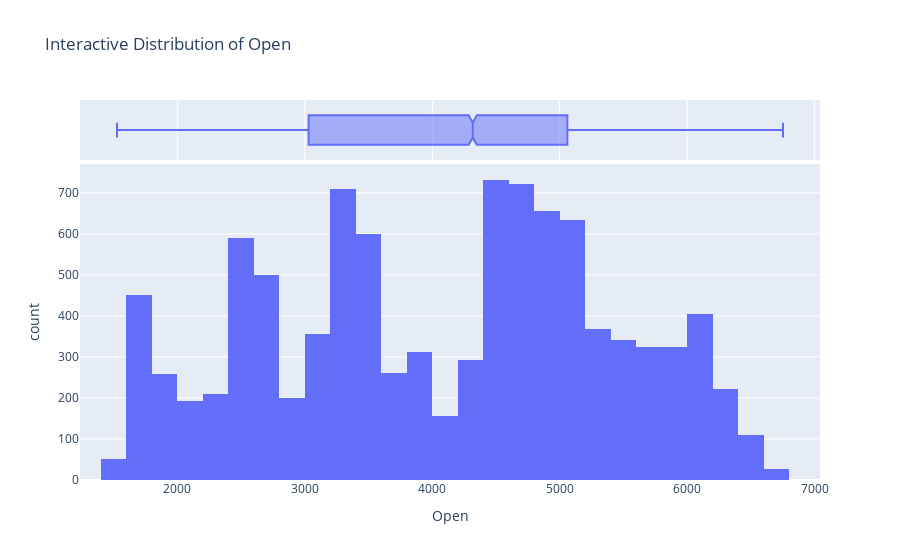
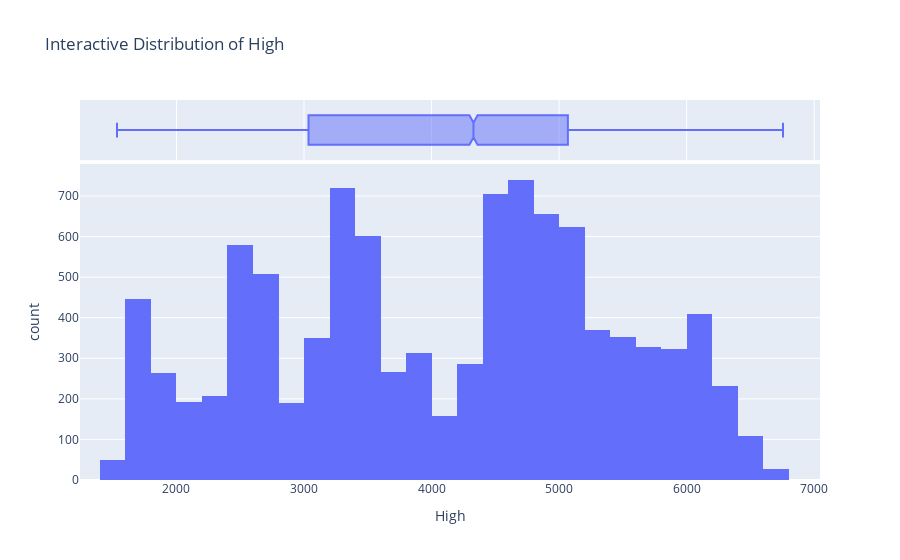
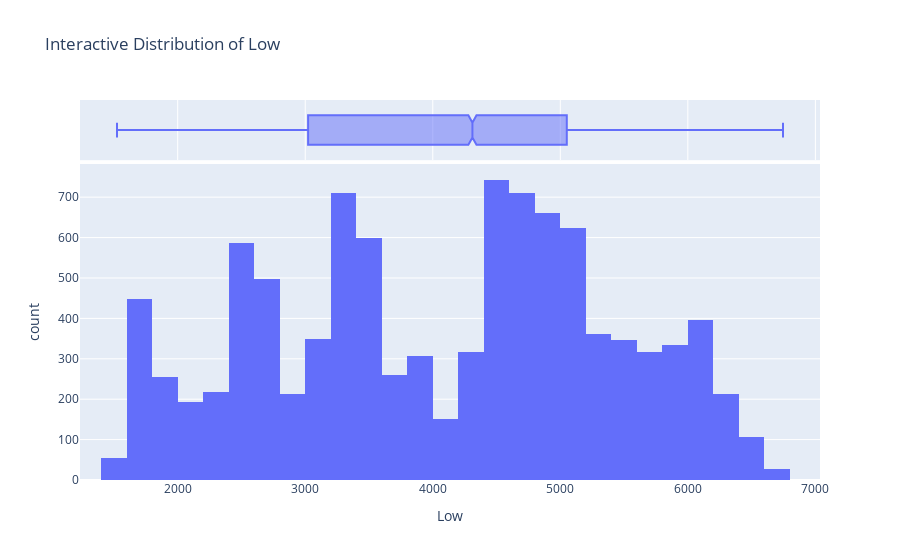
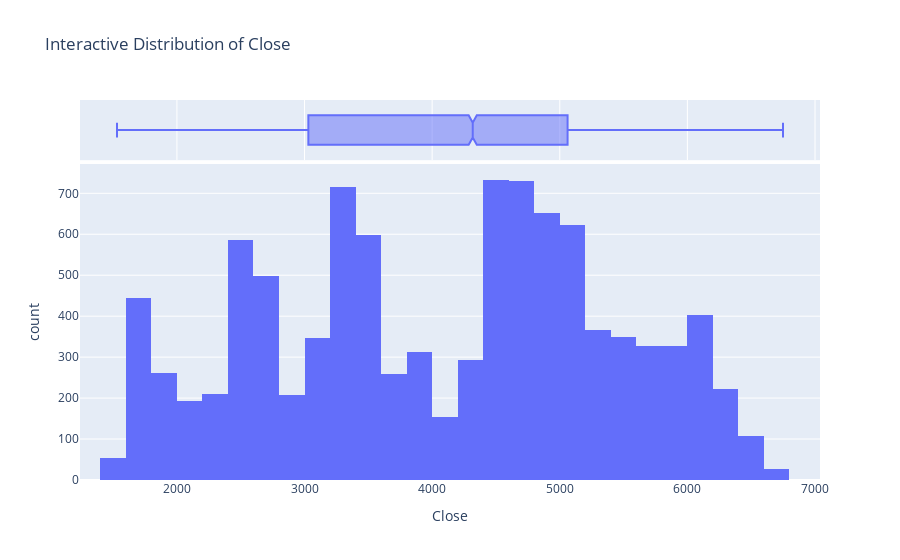

These figures' notebook cell, in order:
### Code cell
# Interactive visualizations with Plotly (with fallback for rendering issues)
if df is not None and len(numerical_cols) > 0:
    print("=== INTERACTIVE VISUALIZATIONS ===")
    
    # Sample data for performance if dataset is very large
    sample_size = min(10000, len(df))
    df_sample = df.sample(n=sample_size) if len(df) > sample_size else df
    
    try:
        # Try to configure Plotly renderer
        import plotly.io as pio
        
        # Try different renderers in order of preference
        renderers_to_try = ["plotly_mimetype", "notebook", "colab", "png"]
        renderer_set = False
        
        for renderer in renderers_to_try:
            if renderer in pio.renderers:
                try:
                    pio.renderers.default = renderer
                    print(f"✅ Using '{renderer}' renderer")
                    renderer_set = True
                    break
                except:
                    continue
        
        if not renderer_set:
            pio.renderers.default = "png"
            print("⚠️ Using 'png' renderer (static images)")
        
        # Interactive histograms
        print("\\n--- Creating Distribution Plots ---")
        for i, col in enumerate(numerical_cols[:4]):  # Show first 4 numerical columns
            try:
                fig = px.histogram(df_sample, x=col, nbins=50, 
                                  title=f'Interactive Distribution of {col}',
                                  marginal="box")
                
                # Try to show the figure
                try:
                    fig.show()
                    print(f"✅ Created interactive plot for {col}")
                except Exception as show_error:
                    print(f"⚠️ Interactive display failed for {col}, trying static display")
                    # Fallback to saving as image or using matplotlib
                    import matplotlib.pyplot as plt
                    
                    plt.figure(figsize=(10, 6))
                    plt.hist(df_sample[col].dropna(), bins=50, alpha=0.7, edgecolor='black')
                    plt.title(f'Distribution of {col}')
                    plt.xlabel(col)
                    plt.ylabel('Frequency')
                    plt.grid(True, alpha=0.3)
                    plt.show()
                    print(f"✅ Created static plot for {col}")
                    
            except Exception as e:
                print(f"❌ Failed to create plot for {col}: {e}")
        
        # Scatter plot matrix for numerical variables (first 4 columns)
        if len(numerical_cols) >= 2:
            print("\\n--- Creating Scatter Plot Matrix ---")
            try:
                cols_for_scatter = numerical_cols[:4].tolist()
                fig = px.scatter_matrix(df_sample[cols_for_scatter], 
                                       title="Scatter Plot Matrix")
                fig.update_traces(diagonal_visible=False)
                
                try:
                    fig.show()
                    print("✅ Created interactive scatter plot matrix")
                except:
                    print("⚠️ Interactive scatter matrix failed, creating static version")
                    # Fallback to seaborn/matplotlib
                    import seaborn as sns
                    import matplotlib.pyplot as plt
                    
                    plt.figure(figsize=(12, 10))
                    sns.pairplot(df_sample[cols_for_scatter].dropna())
                    plt.suptitle("Scatter Plot Matrix", y=1.02)
                    plt.show()
                    print("✅ Created static scatter plot matrix")
                    
            except Exception as e:
                print(f"❌ Failed to create scatter plot matrix: {e}")
                
    except ImportError as e:
        print(f"❌ Plotly import error: {e}")
        print("📝 Creating visualizations with matplotlib instead...")
        
        import matplotlib.pyplot as plt
        import seaborn as sns
        
        # Create histograms with matplotlib
        n_cols = min(4, len(numerical_cols))
        fig, axes = plt.subplots(2, 2, figsize=(15, 10))
        axes = axes.flatten()
        
        for i, col in enumerate(numerical_cols[:4]):
            if i < len(axes):
                axes[i].hist(df_sample[col].dropna(), bins=50, alpha=0.7, edgecolor='black')
                axes[i].set_title(f'Distribution of {col}')
                axes[i].set_xlabel(col)
                axes[i].set_ylabel('Frequency')
                axes[i].grid(True, alpha=0.3)
        
        plt.tight_layout()
        plt.show()
        print("✅ Created static distribution plots with matplotlib")
        
    except Exception as e:
        print(f"❌ Unexpected error in visualization: {e}")
        print("📝 Skipping interactive visualizations due to configuration issues")
    
    print("\\n" + "="*50)
    print("📝 Visualization section completed")
    print("   If plots are not interactive, this may be due to missing dependencies")
    print("   or Jupyter kernel configuration issues.")
    print("="*50)

### Figure 1 — Plotly figure (JSON) as saved in the notebook; plotly's stock layout.template omitted (floating-point values rounded to 4 significant figures; data arrays with more than 128 entries replaced by an {"elided": "..."} marker saying what was removed)
{"data": [{"bingroup": "x", "hovertemplate": "Open=%{x}<br>count=%{y}<extra></extra>", "legendgroup": "", "marker": {"color": "#636efa", "pattern": {"shape": ""}}, "name": "", "nbinsx": 50, "orientation": "v", "showlegend": false, "type": "histogram", "x": {"elided": "10000 float values"}, "xaxis": "x", "yaxis": "y"}, {"hovertemplate": "Open=%{x}<extra></extra>", "legendgroup": "", "marker": {"color": "#636efa"}, "name": "", "notched": true, "showlegend": false, "type": "box", "x": {"elided": "10000 float values"}, "xaxis": "x2", "yaxis": "y2"}], "layout": {"barmode": "relative", "legend": {"tracegroupgap": 0}, "title": {"text": "Interactive Distribution of Open"}, "xaxis": {"anchor": "y", "domain": [0, 1], "title": {"text": "Open"}}, "xaxis2": {"anchor": "y2", "domain": [0, 1], "matches": "x", "showgrid": true, "showticklabels": false}, "yaxis": {"anchor": "x", "domain": [0, 0.8316], "title": {"text": "count"}}, "yaxis2": {"anchor": "x2", "domain": [0.8416, 1], "matches": "y2", "showgrid": false, "showline": false, "showticklabels": false, "ticks": ""}}}

### Figure 2 — Plotly figure (JSON) as saved in the notebook; plotly's stock layout.template omitted (floating-point values rounded to 4 significant figures; data arrays with more than 128 entries replaced by an {"elided": "..."} marker saying what was removed)
{"data": [{"bingroup": "x", "hovertemplate": "High=%{x}<br>count=%{y}<extra></extra>", "legendgroup": "", "marker": {"color": "#636efa", "pattern": {"shape": ""}}, "name": "", "nbinsx": 50, "orientation": "v", "showlegend": false, "type": "histogram", "x": {"elided": "10000 float values"}, "xaxis": "x", "yaxis": "y"}, {"hovertemplate": "High=%{x}<extra></extra>", "legendgroup": "", "marker": {"color": "#636efa"}, "name": "", "notched": true, "showlegend": false, "type": "box", "x": {"elided": "10000 float values"}, "xaxis": "x2", "yaxis": "y2"}], "layout": {"barmode": "relative", "legend": {"tracegroupgap": 0}, "title": {"text": "Interactive Distribution of High"}, "xaxis": {"anchor": "y", "domain": [0, 1], "title": {"text": "High"}}, "xaxis2": {"anchor": "y2", "domain": [0, 1], "matches": "x", "showgrid": true, "showticklabels": false}, "yaxis": {"anchor": "x", "domain": [0, 0.8316], "title": {"text": "count"}}, "yaxis2": {"anchor": "x2", "domain": [0.8416, 1], "matches": "y2", "showgrid": false, "showline": false, "showticklabels": false, "ticks": ""}}}

### Figure 3 — Plotly figure (JSON) as saved in the notebook; plotly's stock layout.template omitted (floating-point values rounded to 4 significant figures; data arrays with more than 128 entries replaced by an {"elided": "..."} marker saying what was removed)
{"data": [{"bingroup": "x", "hovertemplate": "Low=%{x}<br>count=%{y}<extra></extra>", "legendgroup": "", "marker": {"color": "#636efa", "pattern": {"shape": ""}}, "name": "", "nbinsx": 50, "orientation": "v", "showlegend": false, "type": "histogram", "x": {"elided": "10000 float values"}, "xaxis": "x", "yaxis": "y"}, {"hovertemplate": "Low=%{x}<extra></extra>", "legendgroup": "", "marker": {"color": "#636efa"}, "name": "", "notched": true, "showlegend": false, "type": "box", "x": {"elided": "10000 float values"}, "xaxis": "x2", "yaxis": "y2"}], "layout": {"barmode": "relative", "legend": {"tracegroupgap": 0}, "title": {"text": "Interactive Distribution of Low"}, "xaxis": {"anchor": "y", "domain": [0, 1], "title": {"text": "Low"}}, "xaxis2": {"anchor": "y2", "domain": [0, 1], "matches": "x", "showgrid": true, "showticklabels": false}, "yaxis": {"anchor": "x", "domain": [0, 0.8316], "title": {"text": "count"}}, "yaxis2": {"anchor": "x2", "domain": [0.8416, 1], "matches": "y2", "showgrid": false, "showline": false, "showticklabels": false, "ticks": ""}}}

### Figure 4 — Plotly figure (JSON) as saved in the notebook; plotly's stock layout.template omitted (floating-point values rounded to 4 significant figures; data arrays with more than 128 entries replaced by an {"elided": "..."} marker saying what was removed)
{"data": [{"bingroup": "x", "hovertemplate": "Close=%{x}<br>count=%{y}<extra></extra>", "legendgroup": "", "marker": {"color": "#636efa", "pattern": {"shape": ""}}, "name": "", "nbinsx": 50, "orientation": "v", "showlegend": false, "type": "histogram", "x": {"elided": "10000 float values"}, "xaxis": "x", "yaxis": "y"}, {"hovertemplate": "Close=%{x}<extra></extra>", "legendgroup": "", "marker": {"color": "#636efa"}, "name": "", "notched": true, "showlegend": false, "type": "box", "x": {"elided": "10000 float values"}, "xaxis": "x2", "yaxis": "y2"}], "layout": {"barmode": "relative", "legend": {"tracegroupgap": 0}, "title": {"text": "Interactive Distribution of Close"}, "xaxis": {"anchor": "y", "domain": [0, 1], "title": {"text": "Close"}}, "xaxis2": {"anchor": "y2", "domain": [0, 1], "matches": "x", "showgrid": true, "showticklabels": false}, "yaxis": {"anchor": "x", "domain": [0, 0.8316], "title": {"text": "count"}}, "yaxis2": {"anchor": "x2", "domain": [0.8416, 1], "matches": "y2", "showgrid": false, "showline": false, "showticklabels": false, "ticks": ""}}}
